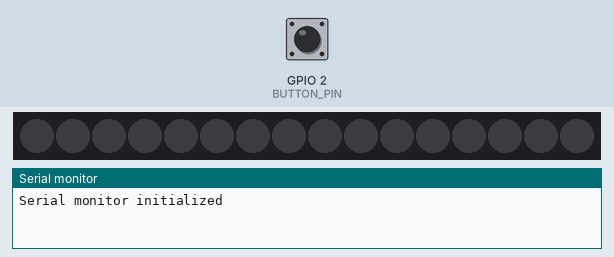
Bench run of a sketch on a simulated ESP32. Shown: 16 RGB LEDs in strip order, left to right, the last lines printed to the serial monitor. The test bench sets the inputs (shaded band); at power-on: GPIO 2 (BUTTON_PIN) HIGH. Random numbers use the default seed unless the sketch sets one. At 10.1 s the program puts the board to deep sleep or switches it off; the recording ends there.

Above: at 1.3 s.
1.4 s: GPIO 2 (BUTTON_PIN) pulled LOW for 0.15 s
At 1.7 s:
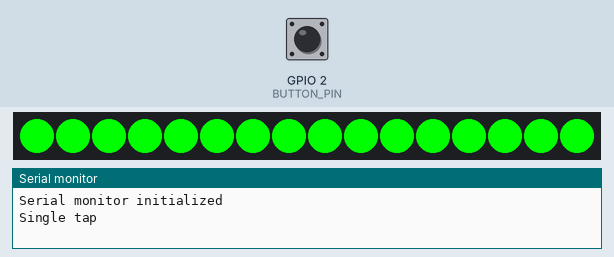
3.0 s: GPIO 2 (BUTTON_PIN) pulled LOW for 1 s
At 4.1 s:
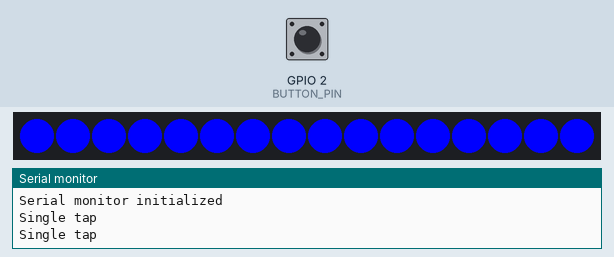
5.5 s: GPIO 2 (BUTTON_PIN) pulled LOW for 0.15 s
At 6.0 s:
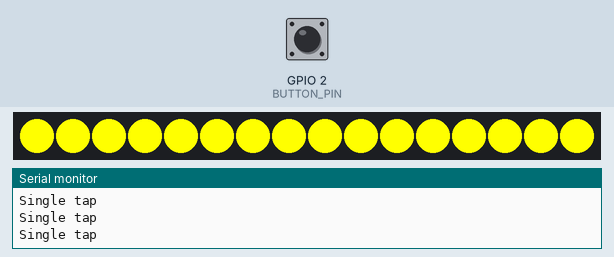
7.1 s: GPIO 2 (BUTTON_PIN) pulled LOW for 3.2 s
At 8.4 s:
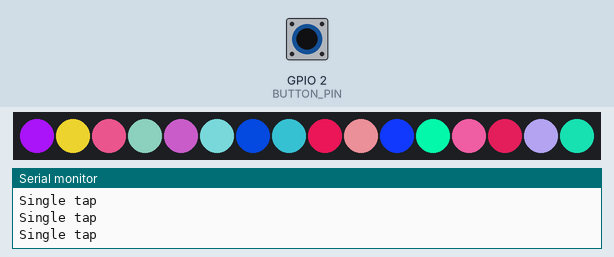
Timing chart, 0 to 10.1 s (numbered marks = the images above; inputs shaded):
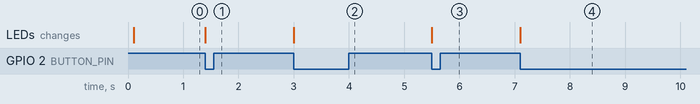

The sketch:

C3PALM.ino
```cpp
#include <Adafruit_NeoPixel.h>
#include <Arduino.h>

#define BUTTON_PIN 2 // Pin for the button
#define PIN 4        // Pin for the LED strip
#define NUM_LEDS 16  // Number of LEDs in the strip

Adafruit_NeoPixel strip = Adafruit_NeoPixel(NUM_LEDS, PIN, NEO_GRB + NEO_KHZ800);

extern void handleButtonPress(); // Declare the function from another file
extern void updateLEDStrip();    // Declare the update function from another file
extern void IRAM_ATTR buttonISR();

void setup() {
    // initial serial communication at 115200 baud
    Serial.begin(115200);
    delay(100);
    Serial.println ("Serial monitor initialized");

    pinMode(BUTTON_PIN, INPUT_PULLUP);
    attachInterrupt(digitalPinToInterrupt(BUTTON_PIN), buttonISR, CHANGE);

    strip.begin();  // Initialize the NeoPixel strip
    strip.show();   // Set all pixels to 'off'

    // Check if waking up from deep sleep
    if (esp_sleep_get_wakeup_cause() == ESP_SLEEP_WAKEUP_EXT0) {
        updateLEDStrip(); // Restore the last LED state
        Serial.println("Wakeup from sleep");
    }
}

void loop() {
    handleButtonPress(); // Call the handler from the other file
}
```

ButtonHandler.ino
```cpp
#include <Arduino.h>
#include <esp_sleep.h>
#include <Adafruit_NeoPixel.h>

// Enum for modes
enum Mode { FIRE, METEOR, STROBE, GLOW, RANDOM };

// Shared constants
const int DEBOUNCE_DELAY = 200;         // Debounce delay in ms
const unsigned long SLEEP_HOLD_TIME = 3000; // Time to trigger deep sleep in ms
const unsigned long WAKE_HOLD_TIME = 2000;  // Time to wake from deep sleep

// State variables
volatile unsigned long lastPressTime = 0;
volatile unsigned long lastReleaseTime = 0;
volatile bool buttonPressed = false;
volatile unsigned long buttonHoldStart = 0;
volatile int currentPage = 0;
volatile int currentMode = FIRE;
volatile int pressCount = 0;

extern Adafruit_NeoPixel strip; // Use the strip from Base.ino

void IRAM_ATTR buttonISR() {
    unsigned long now = millis();

    if (digitalRead(BUTTON_PIN) == LOW) {
        // Button pressed
        if (now - lastReleaseTime > DEBOUNCE_DELAY) {
            buttonPressed = true;
            lastPressTime = now;
            pressCount++;
            buttonHoldStart = now;


        }
    } else {
        // Button released
        lastReleaseTime = now;
        buttonHoldStart = 0;
    }
}

void handleButtonPress() {
    unsigned long now = millis();

    // Check if the button is being held
    if (buttonHoldStart > 0 && (now - buttonHoldStart > SLEEP_HOLD_TIME)) {
        strip.clear();        // Turn off the LED strip
        strip.show();
        Serial.println("Going to sleep");
        // Enable wakeup on BUTTON_PIN for a falling edge (button press)
        esp_deep_sleep_enable_gpio_wakeup(1ULL << BUTTON_PIN, ESP_GPIO_WAKEUP_GPIO_LOW);
        esp_deep_sleep_start();
    }

    if (buttonPressed) {
        buttonPressed = false;

        // Handle double press
        if (pressCount == 2 && (now - lastPressTime <= DEBOUNCE_DELAY)) {
            currentPage = (currentPage + 1) % 3; // Assume 3 pages
            pressCount = 0;
            Serial.println("Dobule tap");
        }
        // Handle single press
        else if (pressCount == 1 && (now - lastPressTime <= DEBOUNCE_DELAY)) {
            currentMode = (currentMode + 1) % 5; // Assume 5 modes per page
            pressCount = 0;

            Serial.println("Single tap");
        }

        updateLEDStrip();
    }
}

void updateLEDStrip() {
    // Logic to update the LED strip based on the current state
    strip.clear();
    for (int i = 0; i < strip.numPixels(); i++) {
        if (currentMode == FIRE) strip.setPixelColor(i, strip.Color(255, 0, 0));
        else if (currentMode == METEOR) strip.setPixelColor(i, strip.Color(0, 255, 0));
        else if (currentMode == STROBE) strip.setPixelColor(i, strip.Color(0, 0, 255));
        else if (currentMode == GLOW) strip.setPixelColor(i, strip.Color(255, 255, 0));
        else if (currentMode == RANDOM) strip.setPixelColor(i, random(0, 255), random(0, 255), random(0, 255));
    }
    strip.show();
}
```

effects.ino
```cpp
#include <Arduino.h>

// Abstract function declarations for each effect
void fireEffect();

void meteorEffect();

void strobeEffect();

void glowEffect();

void randomEffect();
```

Measured:
- after the input at 1.4 s, the LEDs: change at once (image 1)
- after the input at 3.0 s, the LEDs: change at once (image 2)
- after the input at 5.5 s, the LEDs: change at once (image 3)
- after the input at 7.1 s, the LEDs: change at once (image 4)
